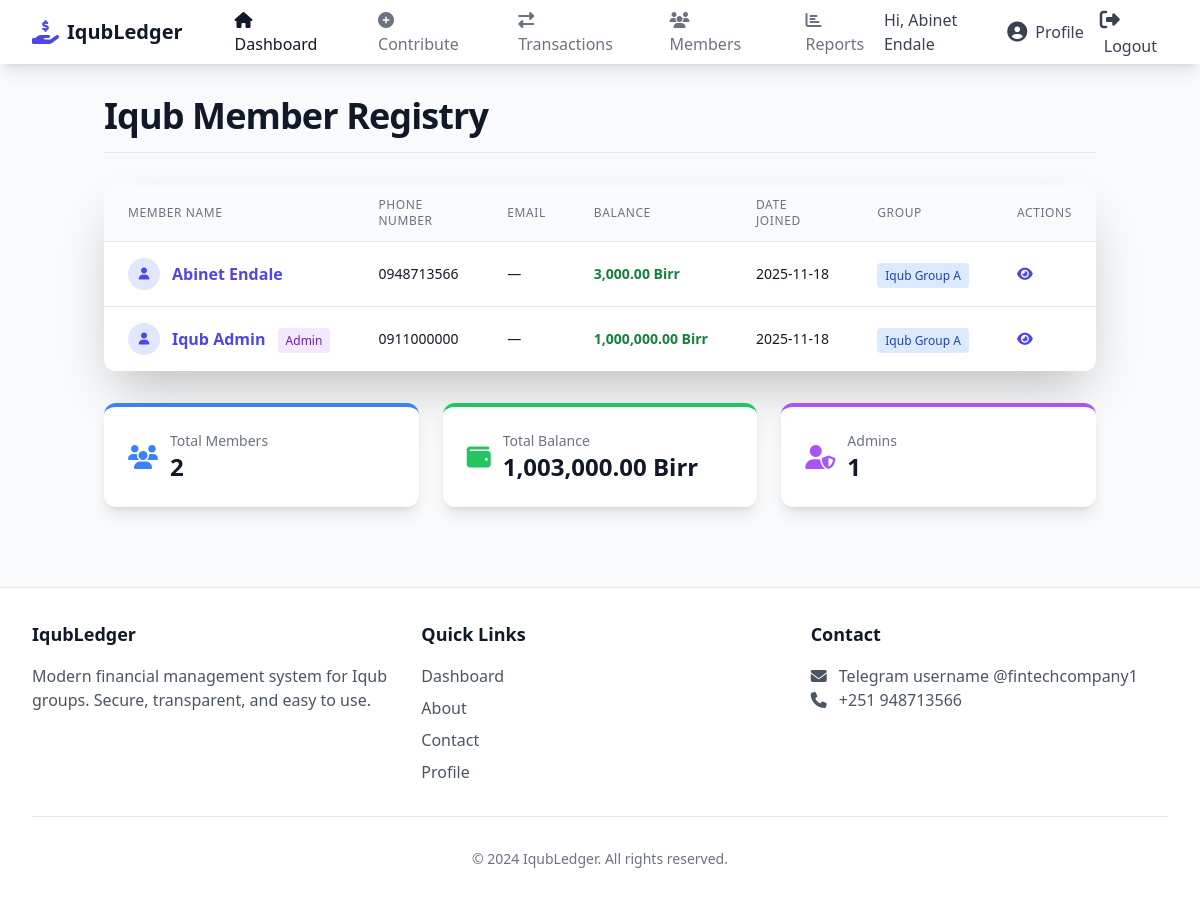
Screenshot of /members (signed in) with the database file from the repository.
### tables this page shows
CREATE TABLE users (
            id INTEGER PRIMARY KEY AUTOINCREMENT,
            name TEXT NOT NULL,
            phone TEXT UNIQUE NOT NULL,
            password TEXT NOT NULL,
            balance REAL DEFAULT 0,
            is_admin BOOLEAN DEFAULT 0,
            group_id INTEGER DEFAULT 1,
            created_at TIMESTAMP DEFAULT CURRENT_TIMESTAMP
        , email TEXT, reset_token TEXT, token_expiry REAL, totp_secret TEXT, twofa_enabled BOOLEAN DEFAULT 0);

CREATE TABLE groups (
            id INTEGER PRIMARY KEY AUTOINCREMENT,
            name TEXT NOT NULL UNIQUE,
            description TEXT,
            created_at TIMESTAMP DEFAULT CURRENT_TIMESTAMP
        );

### app.py (the view)
@app.route('/members')
@login_required
def members_list():
    conn = get_db()
    if session.get('is_admin'):
        members = conn.execute('''
            SELECT u.*, g.name as group_name
            FROM users u
            LEFT JOIN groups g ON u.group_id = g.id
            ORDER BY u.name
        ''').fetchall()
    else:
        members = conn.execute('''
            SELECT u.*, g.name as group_name
            FROM users u
            LEFT JOIN groups g ON u.group_id = g.id
            WHERE u.group_id = ?
            ORDER BY u.name
        ''', (session['group_id'],)).fetchall()
    conn.close()
    return render_template('members.html', members=members)

### app.py (called while the page is built)
def get_db():
    conn = sqlite3.connect(DB_PATH)
    conn.row_factory = sqlite3.Row
    return conn

def login_required(f):
    @wraps(f)
    def decorated_function(*args, **kwargs):
        if not session.get('user_id'):
            flash('Please login to access this page', 'error')
            return redirect('/login')
        return f(*args, **kwargs)
    return decorated_function

### templates/members.html (shortened to what this page needs)
{% extends "base.html" %}
{% block content %}
<div class="space-y-8">
    <header class="pb-4 border-b border-gray-200 flex justify-between items-center">
        <h1 class="text-4xl font-extrabold text-gray-900 tracking-tight">
            Iqub Member Registry
        </h1>
    </header>
    <div class="bg-white shadow-2xl rounded-xl overflow-x-auto">
        {% if members %}
        <table class="min-w-full divide-y divide-gray-200">
            <thead class="bg-gray-50">
                <tr>
                    <th class="px-6 py-3 text-left text-xs font-medium text-gray-500 uppercase tracking-wider">Member Name</th>
                    <th class="px-6 py-3 text-left text-xs font-medium text-gray-500 uppercase tracking-wider">Phone Number</th>
                    <th class="px-6 py-3 text-left text-xs font-medium text-gray-500 uppercase tracking-wider">Email</th>
                    <th class="px-6 py-3 text-left text-xs font-medium text-gray-500 uppercase tracking-wider">Balance</th>
                    <th class="px-6 py-3 text-left text-xs font-medium text-gray-500 uppercase tracking-wider">Date Joined</th>
                    <th class="px-6 py-3 text-left text-xs font-medium text-gray-500 uppercase tracking-wider">Group</th>
                    <th class="px-6 py-3 text-left text-xs font-medium text-gray-500 uppercase tracking-wider">Actions</th>
                </tr>
            </thead>
            <tbody class="bg-white divide-y divide-gray-200">
                {% for member in members %}
                <tr class="hover:bg-gray-50 transition duration-150">
                    <td class="px-6 py-4 whitespace-nowrap">
                        <div class="flex items-center">
                            <div class="flex-shrink-0 h-8 w-8 bg-indigo-100 rounded-full flex items-center justify-center mr-3">
                                <i class="fas fa-user text-indigo-600 text-xs"></i>
                            </div>
                            <div>
                                <a href="{{ url_for('member_detail', member_id=member.id) }}" class="text-indigo-600 hover:text-indigo-800 font-bold">
                                    {{ member.name }}
                                </a>
                                {% if member.is_admin %}
                                <span class="ml-2 px-2 py-1 bg-purple-100 text-purple-800 text-xs font-medium rounded">
                                    Admin
                                </span>
                                {% endif %}
                            </div>
                        </div>
                    </td>
                    <td class="px-6 py-4 whitespace-nowrap text-sm text-gray-900">
                        {{ member.phone }}
                    </td>
                    <td class="px-6 py-4 whitespace-nowrap text-sm text-gray-900">
                        {{ member.email or '—' }}
                    </td>
                    <td class="px-6 py-4 whitespace-nowrap text-sm font-bold
                        {% if member.balance > 0 %}text-green-700{% else %}text-gray-700{% endif %}">
                        {{ "{:,.2f}".format(member.balance) }} Birr
                    </td>
                    <td class="px-6 py-4 whitespace-nowrap text-sm text-gray-900">
                        {{ member.date_joined[:10] if member.date_joined else member.created_at[:10] }}
                    </td>
                    <td class="px-6 py-4 whitespace-nowrap">
                        <span class="px-2 py-1 bg-blue-100 text-blue-800 text-xs font-medium rounded">
                            {{ member.group_name or 'Group ' + member.group_id|string }}
                        </span>
                    </td>
                    <td class="px-6 py-4 whitespace-nowrap text-sm font-medium">
                        <a href="{{ url_for('member_detail', member_id=member.id) }}"
                           class="text-indigo-600 hover:text-indigo-900 mr-3"
                           title="View Details">
                            <i class="fas fa-eye"></i>
                        </a>
                    </td>
                </tr>
                {% endfor %}
            </tbody>
        </table>
        {% endif %}
    </div>
    <div class="grid grid-cols-1 md:grid-cols-3 gap-6 mt-8">
        <div class="bg-white p-6 rounded-xl shadow-lg border-t-4 border-blue-500">
            <div class="flex items-center">
                <i class="fas fa-users text-blue-500 text-2xl mr-3"></i>
                <div>
                    <p class="text-sm text-gray-500">Total Members</p>
                    <p class="text-2xl font-bold text-gray-900">{{ members|length }}</p>
                </div>
            </div>
        </div>
        <div class="bg-white p-6 rounded-xl shadow-lg border-t-4 border-green-500">
            <div class="flex items-center">
                <i class="fas fa-wallet text-green-500 text-2xl mr-3"></i>
                <div>
                    <p class="text-sm text-gray-500">Total Balance</p>
                    <p class="text-2xl font-bold text-gray-900">
                        {{ "{:,.2f}".format(members|sum(attribute='balance')) }} Birr
                    </p>
                </div>
            </div>
        </div>
        <div class="bg-white p-6 rounded-xl shadow-lg border-t-4 border-purple-500">
            <div class="flex items-center">
                <i class="fas fa-user-shield text-purple-500 text-2xl mr-3"></i>
                <div>
                    <p class="text-sm text-gray-500">Admins</p>
                    <p class="text-2xl font-bold text-gray-900">
                        {{ members|selectattr('is_admin')|list|length }}
                    </p>
                </div>
            </div>
        </div>
    </div>
</div>
{% endblock %}

### templates/base.html (shortened to what this page needs)
<!DOCTYPE html>
<html lang="en">
<head>
    <script src="https://cdn.tailwindcss.com"></script>
    <link rel="stylesheet" href="https://cdnjs.cloudflare.com/ajax/libs/font-awesome/6.4.0/css/all.min.css">
</head>
<body class="bg-gray-50 min-h-screen">
    {% if session.user_id %}
    <nav class="bg-white shadow-lg">
        <div class="max-w-7xl mx-auto px-4 sm:px-6 lg:px-8">
            <div class="flex justify-between h-16">
                <div class="flex items-center">
                    <a href="/dashboard" class="flex items-center space-x-2">
                        <i class="fas fa-hand-holding-usd text-indigo-600 text-2xl"></i>
                        <span class="text-xl font-bold text-gray-900">IqubLedger</span>
                    </a>
                    <div class="hidden md:ml-10 md:flex md:space-x-8">
                        <a href="/dashboard" class="text-gray-900 hover:text-indigo-600 px-3 py-2 font-medium">
                            <i class="fas fa-home mr-1"></i> Dashboard
                        </a>
                        <a href="/contribute" class="text-gray-500 hover:text-gray-900 px-3 py-2 font-medium">
                            <i class="fas fa-plus-circle mr-1"></i> Contribute
                        </a>
                        <a href="/transactions" class="text-gray-500 hover:text-gray-900 px-3 py-2 font-medium">
                            <i class="fas fa-exchange-alt mr-1"></i> Transactions
                        </a>
                        <a href="/members" class="text-gray-500 hover:text-gray-900 px-3 py-2 font-medium">
                            <i class="fas fa-users mr-1"></i> Members
                        </a>
                        <a href="/financial_report" class="text-gray-500 hover:text-gray-900 px-3 py-2 font-medium">
                            <i class="fas fa-chart-bar mr-1"></i> Reports
                        </a>
                    </div>
                </div>
                <div class="flex items-center space-x-4">
                    <div class="hidden md:block">
                        <span class="text-gray-700">Hi, {{ session.user_name }}</span>
                    </div>
                    <div class="relative">
                        <a href="/profile" class="flex items-center space-x-2 text-gray-700 hover:text-indigo-600">
                            <i class="fas fa-user-circle text-xl"></i>
                            <span class="hidden md:inline">Profile</span>
                        </a>
                    </div>
                    <a href="/logout" class="text-gray-700 hover:text-red-600">
                        <i class="fas fa-sign-out-alt text-xl"></i>
                        <span class="hidden md:inline ml-1">Logout</span>
                    </a>
                </div>
            </div>
        </div>
    </nav>
    {% endif %}
    <main class="container mx-auto px-4 py-8">
        {% block content %}{% endblock %}
    </main>
    <footer class="bg-white border-t mt-12">
        <div class="max-w-7xl mx-auto py-8 px-4 sm:px-6 lg:px-8">
            <div class="grid grid-cols-1 md:grid-cols-3 gap-8">
                <div>
                    <h3 class="text-lg font-semibold text-gray-900 mb-4">IqubLedger</h3>
                    <p class="text-gray-600">
                        Modern financial management system for Iqub groups.
                        Secure, transparent, and easy to use.
                    </p>
                </div>
                <div>
                    <h3 class="text-lg font-semibold text-gray-900 mb-4">Quick Links</h3>
                    <ul class="space-y-2">
                        <li><a href="/dashboard" class="text-gray-600 hover:text-indigo-600">Dashboard</a></li>
                        <li><a href="/about" class="text-gray-600 hover:text-indigo-600">About</a></li>
                        <li><a href="/contact" class="text-gray-600 hover:text-indigo-600">Contact</a></li>
                        {% if session.user_id %}
                        <li><a href="/profile" class="text-gray-600 hover:text-indigo-600">Profile</a></li>
                        {% endif %}
                    </ul>
                </div>
                <div>
                    <h3 class="text-lg font-semibold text-gray-900 mb-4">Contact</h3>
                    <p class="text-gray-600">
                        <i class="fas fa-envelope mr-2"></i> Telegram username @fintechcompany1<br>
                        <i class="fas fa-phone mr-2"></i> +251 948713566
                    </p>
                </div>
            </div>
            <div class="border-t mt-8 pt-8 text-center text-gray-500 text-sm">
                &copy; 2024 IqubLedger. All rights reserved.
            </div>
        </div>
    </footer>
</body>
</html>

### rows the page displays
users: user_name "Abinet Endale", name "Abinet Endale", phone "0948713566", email "—", balance "3,000.00", created_at "2025-11-18", name "Iqub Group A"
users: name "Iqub Admin", is_admin "Admin", phone "0911000000", email "—", balance "1,000,000.00", created_at "2025-11-18", name "Iqub Group A"

### other values shown
{{ members|length }} "2"
{{ "{:,.2f}".format(members|sum(attribute='balance')) }} "1,003,000.00"
{{ members|selectattr('is_admin')|list|length }} "1"
